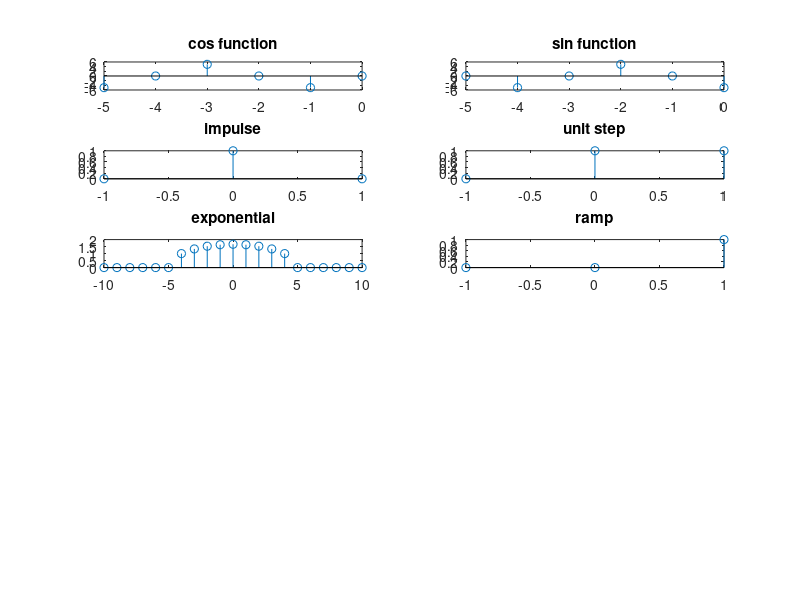

This figure's MATLAB source:
clc
clear all;
n = [-5:0,25:5];
y = 5*cos(pi*(n/2)-(pi/2));
subplot(6,2,1)
stem(n,y)
title('cos function')
n = [-5:0,25:5];
y = 5*sin(pi*(n/2)-(pi/2));
subplot(6,2,2)
stem(n,y)
title('sin function')
t = [-1:0,1:1];
impulse = t ==0;
subplot(6,2,3)
stem(t, impulse)
title("impulse")
unitstep = t >= 0;
subplot(6,2,4)
stem(t, unitstep)
title("unit step")
x = -10:10;
para = sqrt((25-x.^2)/9);
subplot(6,2,5)
stem(x, para)
title("exponential")
ramp = t.*unitstep;
subplot(6,2,6)
stem(t, ramp)
title("ramp")
